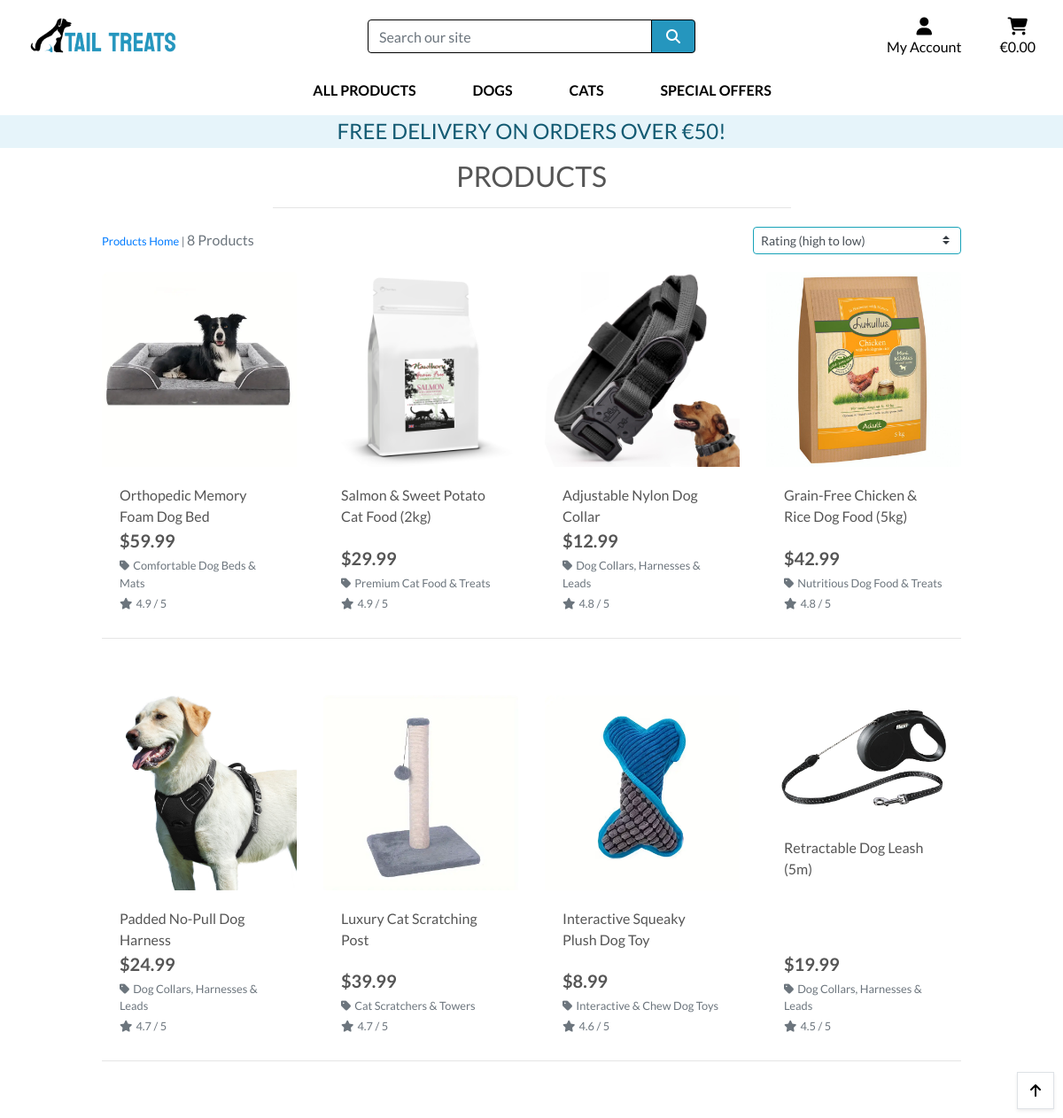
Page /products/?sort=rating&direction=desc on the committed database.
### products/models.py (models this page shows, shortened)
class Product(models.Model):
    category = models.ForeignKey('Category', null=True, blank=True, on_delete=models.SET_NULL)
    sku = models.CharField(max_length=254, unique=True, blank=True, null=True)
    name = models.CharField(max_length=254)
    description = models.TextField()
    price = models.DecimalField(max_digits=6, decimal_places=2)
    rating = models.DecimalField(max_digits=3, decimal_places=1, blank=True, null=True)
    image_url = models.URLField(max_length=1024, blank=True, null=True)
    image = models.ImageField(upload_to='products/', blank=True, null=True)

class Category(models.Model):
    name = models.CharField(max_length=254, unique=True)
    friendly_name = models.CharField(max_length=254, blank=True, null=True)
    class Meta:
        verbose_name_plural = "Categories"

### products/views.py (the view, shortened to what this page needs)
# urls.py: path('', views.all_products, name='products'),
def all_products(request):
    products = Product.objects.all()
    query = None
    categories = None
    sort = None
    direction = None
    if request.GET:
        if 'sort' in request.GET:
            sortkey = request.GET['sort']
            sort = sortkey
            if sortkey == 'name':
                sortkey = 'lower_name'
                products = products.annotate(lower_name=Lower('name'))
            if sortkey == 'category':
                sortkey = 'category__name'
            if 'direction' in request.GET:
                direction = request.GET['direction']
                if direction == 'desc':
                    sortkey = f'-{sortkey}'
            products = products.order_by(sortkey)
    current_sorting = f'{sort}_{direction}'
    context = {
        'products': products,
        'search_term': query,
        'current_categories': categories,
        'current_sorting': current_sorting,
    }
    return render(request, 'products/products.html', context)

### cart/contexts.py (called while the page is built, shortened)
def cart_contents(request):
    cart_items = []
    total = 0
    product_count = 0
    cart = request.session.get('cart', {})
    if total < settings.FREE_DELIVERY_THRESHOLD:
        delivery = total * Decimal(settings.STANDARD_DELIVERY_PERCENTAGE / 100)
        free_delivery_delta = settings.FREE_DELIVERY_THRESHOLD - total
    else:
        delivery = 0
        free_delivery_delta = 0
    grand_total = delivery + total
    context = {
        'cart_items': cart_items,
        'total': total,
        'product_count': product_count,
        'delivery': delivery,
        'free_delivery_delta': free_delivery_delta,
        'free_delivery_threshold': settings.FREE_DELIVERY_THRESHOLD,
        'grand_total': grand_total,
    }
    return context

### products/templates/products/products.html (shortened to what this page needs)
{% extends "base.html" %}
{% load static %}
{% block page_header %}
    <div class="container header-container">
    </div>
{% endblock %}
{% block content %}
    <div class="overlay"></div>
    <div class="container-fluid">
        <div class="row">
            <div class="col text-center mt-3">
                <h2 class="logo-font">Products</h2>
                <hr class="w-50 mb-1">
            </div>
        </div>
        <div class="row">
            <div class="product-container col-10 offset-1">
                <div class="row mt-1 mb-2">
                    <div class="col-12 col-md-6 my-auto order-md-last d-flex justify-content-center justify-content-md-end">
                        <div class="sort-select-wrapper w-50">
                            <select id="sort-selector" class="custom-select custom-select-sm rounded-5 border border-{% if current_sorting != 'None_None' %}info{% else %}black{% endif %}">
                                <option value="rating_desc" {% if current_sorting == 'rating_desc' %}selected{% endif %}>Rating (high to low)</option>
                            </select>
                        </div>
                    </div>
                    <div class="col-12 col-md-6 order-md-first">
                        <p class="text-muted mt-3 text-center text-md-left">
                            {% if search_term or current_categories or current_sorting != 'None_None' %}
                                <span class="small"><a href="{% url 'products' %}">Products Home</a> | </span>
                            {% endif %}
                            {{ products|length }} Products{% if search_term %} found for <strong>"{{ search_term }}"</strong>{% endif %}
                        </p>
                    </div>
                </div>
                <div class="row">
                    {% for product in products %}
                        <div class="col-sm-6 col-md-6 col-lg-4 col-xl-3">
                            <div class="card h-100 border-0">
                                {% if product.image %}
                                <a href="{% url 'product_detail' product.id %}">
                                    <img class="card-img-top img-fluid" src="{{ product.image.url }}" alt="{{ product.name }}">
                                </a>
                                {% else %}
                                <a href="{% url 'product_detail' product.id %}">
                                    <img class="card-img-top img-fluid" src="{{ MEDIA_URL }}noimage.png" alt="{{ product.name }}">
                                </a>
                                {% endif %}
                                <div class="card-body pb-0">
                                    <p class="mb-0">{{ product.name }}</p>
                                </div>
                                <div class="card-footer bg-white pt-0 border-0 text-left">
                                    <div class="row">
                                        <div class="col">
                                            <p class="lead mb-0 text-left font-weight-bold">${{ product.price }}</p>
                                            {% if product.category %}
                                            <p class="small mt-1 mb-0">
                                                <a class="text-muted" href="{% url 'products' %}?category={{ product.category.name }}">
                                                    <i class="fas fa-tag mr-1"></i>{{ product.category.friendly_name }}
                                                </a>
                                            </p>
                                            {% endif %}
                                            {% if product.rating %}
                                                <small class="text-muted"><i class="fas fa-star mr-1"></i>{{ product.rating }} / 5</small>
                                            {% else %}
                                                <small class="text-muted">No Rating</small>
                                            {% endif %}
                                        </div>
                                    </div>
                                </div>
                            </div>
                        </div>
                        {% if forloop.counter|divisibleby:4 %}
                            <div class="col-12 d-none d-xl-block mb-5">
                                <hr>
                            </div>
                        {% endif %}
                    {% endfor %}
                </div>
            </div>
        </div>
    </div>
    <div class="btt-button shadow-sm rounded-5 border">
        <a class="btt-link d-flex h-100">
            <i class="fas fa-arrow-up text-black mx-auto my-auto"></i>
        </a>
    </div>
{% endblock %}

### static/css/base.css (style rules this page uses)
html { height: 100%; }
body { background: url('/media/homepage_background.jpg') no-repeat center center fixed; background-size: cover; height: calc(100vh - 164px); color: #555; font-family: 'Lato'; }
.logo-font { text-transform: uppercase; }
.text-black { color: #000 !important; }
.overlay { height: 100%; width: 100%; top: 0; left: 0; position: fixed; background: white; z-index: -1; }
.btt-button { height: 42px; width: 42px; position: fixed; bottom: 10px; right: 10px; }
.btt-link, .update-link, .remove-item { cursor: pointer; }
@media (min-width: 1200px) { .container { max-width: 80%; } }
@media (min-width: 992px) { .header-container { padding-top: 164px; } }

### rows in the picture
Product: image (picture), name "Orthopedic Memory Foam Dog Bed", price "59.99", category.friendly_name "Comfortable Dog Beds & Mats", rating "4.9"
Product: image (picture), name "Salmon & Sweet Potato Cat Food (2kg)", price "29.99", category.friendly_name "Premium Cat Food & Treats", rating "4.9"
Product: image (picture), name "Adjustable Nylon Dog Collar", price "12.99", category.friendly_name "Dog Collars, Harnesses & Leads", rating "4.8"
Product: image (picture), name "Grain-Free Chicken & Rice Dog Food (5kg)", price "42.99", category.friendly_name "Nutritious Dog Food & Treats", rating "4.8"
Product: image (picture), name "Padded No-Pull Dog Harness", price "24.99", category.friendly_name "Dog Collars, Harnesses & Leads", rating "4.7"
Product: image (picture), name "Luxury Cat Scratching Post", price "39.99", category.friendly_name "Cat Scratchers & Towers", rating "4.7"
Product: image (picture), name "Interactive Squeaky Plush Dog Toy", price "8.99", category.friendly_name "Interactive & Chew Dog Toys", rating "4.6"
Product: image (picture), name "Retractable Dog Leash (5m)", price "19.99", category.friendly_name "Dog Collars, Harnesses & Leads", rating "4.5"

### other values in the picture
{{ free_delivery_threshold }} "50"
{{ products|length }} "8"
